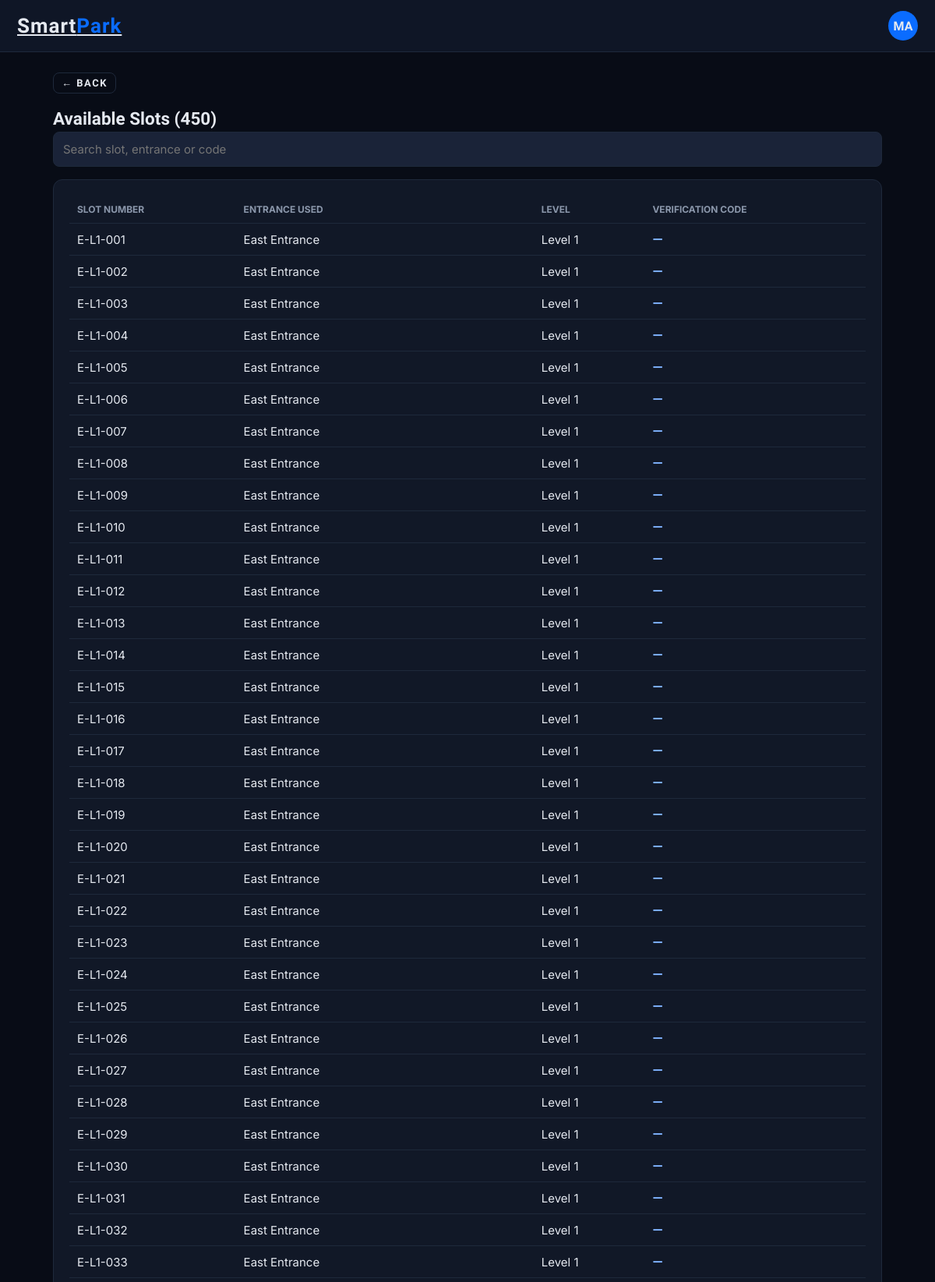
The page /admin-panel/status/available/ (signed in, upper part) on the database its author committed.
### parking/models.py (models this page shows, shortened)
class Admin(AbstractBaseUser, PermissionsMixin):
    employee_number = models.CharField(max_length=30, unique=True)
    full_name = models.CharField(max_length=120)
    is_active = models.BooleanField(default=True)
    is_staff = models.BooleanField(default=True)
    USERNAME_FIELD = 'employee_number'
    REQUIRED_FIELDS = ['full_name']
    objects = AdminManager()
    def initials(self):                                         # letters shown in the avatar at the top right
        return ''.join(w[0] for w in self.full_name.split())[:2].upper() or '?'

class Slot(models.Model):
    entrance = models.ForeignKey(Entrance, on_delete=models.CASCADE, related_name='slots')   # delete an entrance -> its slots go too
    level = models.ForeignKey(Level, on_delete=models.CASCADE, related_name='slots')
    number = models.PositiveIntegerField()
    label = models.CharField(max_length=30, unique=True)                                      # e.g. S-L1-001
    status = models.CharField(max_length=12, choices=SLOT_STATUS, default=AVAILABLE)
    code = models.CharField(max_length=6, unique=True, null=True, blank=True)                 # verification code of the CURRENT booking
    booked_at = models.DateTimeField(null=True, blank=True)
    class Meta:
        ordering = ['entrance_id', 'level_id', 'number']
        constraints = [models.UniqueConstraint(fields=['entrance', 'level', 'number'], name='one_number_per_entrance_level')]

class Entrance(models.Model):
    name = models.CharField(max_length=60, unique=True)
    prefix = models.CharField(max_length=5, unique=True)      # first part of slot labels, e.g. S in S-L1-001
    status = models.CharField(max_length=12, choices=AREA_STATUS, default=OPEN)
    @property
    def display_name(self):
        return f'{self.name} Entrance'

class Level(models.Model):
    number = models.PositiveIntegerField(unique=True)
    name = models.CharField(max_length=60)
    status = models.CharField(max_length=12, choices=AREA_STATUS, default=OPEN)
    class Meta:
        ordering = ['number']

### parking/views.py (the view)
# urls.py: path('admin-panel/status/<str:kind>/', v.status_list, name='status_list'),
@login_required
def status_list(request, kind):
    if kind not in ('available', 'occupied'):
        raise Http404
    qs = Slot.objects.filter(status=OCCUPIED) if kind == 'occupied' else svc.bookable_slots()
    q = request.GET.get('q', '').strip()
    if q:
        qs = qs.filter(Q(label__icontains=q) | Q(entrance__name__icontains=q) | Q(code__icontains=q))
    total = qs.count()
    return render(request, 'parking/status_list.html', {'kind': kind, 'slots': qs.select_related('entrance', 'level')[:400], 'total': total, 'q': q})

### parking/context_processors.py (called while the page is built)
def maintenance(request):
    items = [e.display_name for e in Entrance.objects.exclude(status=OPEN)] + [l.name for l in Level.objects.exclude(status=OPEN)]
    count = Slot.objects.filter(status=MAINTENANCE).count()
    if count:
        items.append(f'{count} individual slot(s)')
    return {'maintenance_items': items}

### parking/services.py (called while the page is built)
def bookable_slots():
    return Slot.objects.filter(status=AVAILABLE, entrance__status=OPEN, level__status=OPEN)

### parking/templates/parking/status_list.html (shortened to what this page needs)
{% extends "parking/base.html" %}{% block content %}
<a class="btn sm backrow" href="{% url 'status' %}">← Back</a>
<h2>{{ kind|capfirst }} Slots ({{ total }})</h2>
<form method="get"><input name="q" placeholder="Search slot, entrance or code" value="{{ q }}"></form>
<div class="panel sc"><table><thead><tr><th>Slot number</th><th>Entrance used</th><th>Level</th><th>Verification code</th>{% if kind == 'occupied' %}<th>Booked</th><th></th>{% endif %}</tr></thead><tbody>
{% for s in slots %}<tr><td>{{ s.label }}</td><td>{{ s.entrance.display_name }}</td><td>{{ s.level.name }}</td><td class="code">{{ s.code|default:"—" }}</td>
{% if kind == 'occupied' %}<td>{{ s.booked_at|date:"d M Y, H:i" }}</td><td><form class="inline" method="post" action="{% url 'release' s.pk %}">{% csrf_token %}<button class="btn sm">Release</button></form></td>{% endif %}</tr>
{% empty %}<tr><td colspan="6" class="mut">No slots.</td></tr>{% endfor %}</tbody></table></div>
{% if kind == 'available' %}<p class="mut">A verification code is generated when a driver books, so available slots show “—”. Each booking gets a fresh random code.</p>{% endif %}{% endblock %}

### parking/templates/parking/base.html (shortened to what this page needs)
{% load static %}<!DOCTYPE html>
<html lang="en"><head><meta charset="utf-8"><meta name="viewport" content="width=device-width, initial-scale=1">
<link rel="stylesheet" href="{% static 'parking/style.css' %}"></head>
<body>
<header>
  <a class="logo" href="{% url 'home' %}">Smart<b>Park</b></a>
  {% if user.is_authenticated %}
  <details class="menu"><summary class="av">{{ user.initials }}</summary>
      </details>
  {% else %}<a class="btn sm" href="{% url 'admin_login' %}">Admin</a>{% endif %}
</header>
<main>
  {% block content %}{% endblock %}
</main></body></html>

### parking/static/parking/style.css (style rules this page uses)
:root { --bg:#080c16;--card:#111827;--line:#1e293b;--tx:#e5e9f0;--mut:#8b97ab;--blue:#0a6cff;--grn:#22c55e;--red:#ef4444;--amb:#f59e0b }
* { box-sizing:border-box }
html,body { margin:0;background:var(--bg);color:var(--tx);font:15px Inter,system-ui,sans-serif }
a { color:inherit;text-decoration:none }
header { display:flex;justify-content:space-between;align-items:center;padding:14px 22px;background:#0f1626;border-bottom:1px solid var(--line);position:relative }
.logo { font:700 26px Rajdhani,sans-serif;letter-spacing:1px;text-decoration:underline }
.logo b { color:var(--blue) }
main { max-width:1100px;margin:0 auto;padding:26px 18px 60px }
h1,h2,h3 { font-family:Rajdhani,sans-serif;margin:.2em 0 }
.btn { display:inline-block;background:transparent;color:var(--tx);border:1px solid var(--line);border-radius:8px;padding:12px 22px;font:700 15px Rajdhani,sans-serif;letter-spacing:1.5px;cursor:pointer;text-transform:uppercase }
.sm { padding:5px 10px;font-size:13px }
.panel { background:var(--card);border:1px solid var(--line);border-radius:12px;padding:20px;margin:16px 0 }
input,select { background:#1a2338;border:1px solid var(--line);color:var(--tx);border-radius:8px;padding:12px;font:inherit;width:100% }
table { width:100%;border-collapse:collapse }
th,td { padding:10px;border-bottom:1px solid var(--line);text-align:left }
th { color:var(--mut);font-size:12px;text-transform:uppercase }
.code { font:700 17px Rajdhani;letter-spacing:3px;color:#7fb2ff }
.sc { overflow-x:auto }
details.menu summary { list-style:none }
.av { width:38px;height:38px;border-radius:50%;background:var(--blue);display:grid;place-items:center;font:700 16px Rajdhani;cursor:pointer }
.backrow { margin-bottom:14px }

### rows shown on the page
Admin: initials "MA"
Slot: label "E-L1-001", entrance.display_name "East Entrance", level.name "Level 1", code "—"
Slot: label "E-L1-002", entrance.display_name "East Entrance", level.name "Level 1", code "—"
Slot: label "E-L1-003", entrance.display_name "East Entrance", level.name "Level 1", code "—"
Slot: label "E-L1-004", entrance.display_name "East Entrance", level.name "Level 1", code "—"
Slot: label "E-L1-005", entrance.display_name "East Entrance", level.name "Level 1", code "—"
Slot: label "E-L1-006", entrance.display_name "East Entrance", level.name "Level 1", code "—"
Slot: label "E-L1-007", entrance.display_name "East Entrance", level.name "Level 1", code "—"
Slot: label "E-L1-008", entrance.display_name "East Entrance", level.name "Level 1", code "—"
Slot: label "E-L1-009", entrance.display_name "East Entrance", level.name "Level 1", code "—"
Slot: label "E-L1-010", entrance.display_name "East Entrance", level.name "Level 1", code "—"
Slot: label "E-L1-011", entrance.display_name "East Entrance", level.name "Level 1", code "—"
Slot: label "E-L1-012", entrance.display_name "East Entrance", level.name "Level 1", code "—"
Slot: label "E-L1-013", entrance.display_name "East Entrance", level.name "Level 1", code "—"
Slot: label "E-L1-014", entrance.display_name "East Entrance", level.name "Level 1", code "—"
Slot: label "E-L1-015", entrance.display_name "East Entrance", level.name "Level 1", code "—"
Slot: label "E-L1-016", entrance.display_name "East Entrance", level.name "Level 1", code "—"
Slot: label "E-L1-017", entrance.display_name "East Entrance", level.name "Level 1", code "—"
Slot: label "E-L1-018", entrance.display_name "East Entrance", level.name "Level 1", code "—"
Slot: label "E-L1-019", entrance.display_name "East Entrance", level.name "Level 1", code "—"
Slot: label "E-L1-020", entrance.display_name "East Entrance", level.name "Level 1", code "—"
Slot: label "E-L1-021", entrance.display_name "East Entrance", level.name "Level 1", code "—"
Slot: label "E-L1-022", entrance.display_name "East Entrance", level.name "Level 1", code "—"
Slot: label "E-L1-023", entrance.display_name "East Entrance", level.name "Level 1", code "—"
Slot: label "E-L1-024", entrance.display_name "East Entrance", level.name "Level 1", code "—"
Slot: label "E-L1-025", entrance.display_name "East Entrance", level.name "Level 1", code "—"
Slot: label "E-L1-026", entrance.display_name "East Entrance", level.name "Level 1", code "—"
Slot: label "E-L1-027", entrance.display_name "East Entrance", level.name "Level 1", code "—"
Slot: label "E-L1-028", entrance.display_name "East Entrance", level.name "Level 1", code "—"
Slot: label "E-L1-029", entrance.display_name "East Entrance", level.name "Level 1", code "—"
Slot: label "E-L1-030", entrance.display_name "East Entrance", level.name "Level 1", code "—"
Slot: label "E-L1-031", entrance.display_name "East Entrance", level.name "Level 1", code "—"
Slot: label "E-L1-032", entrance.display_name "East Entrance", level.name "Level 1", code "—"
Slot: label "E-L1-033", entrance.display_name "East Entrance", level.name "Level 1", code "—"

### other values the page prints
{{ kind|capfirst }} "Available"
{{ total }} "450"
